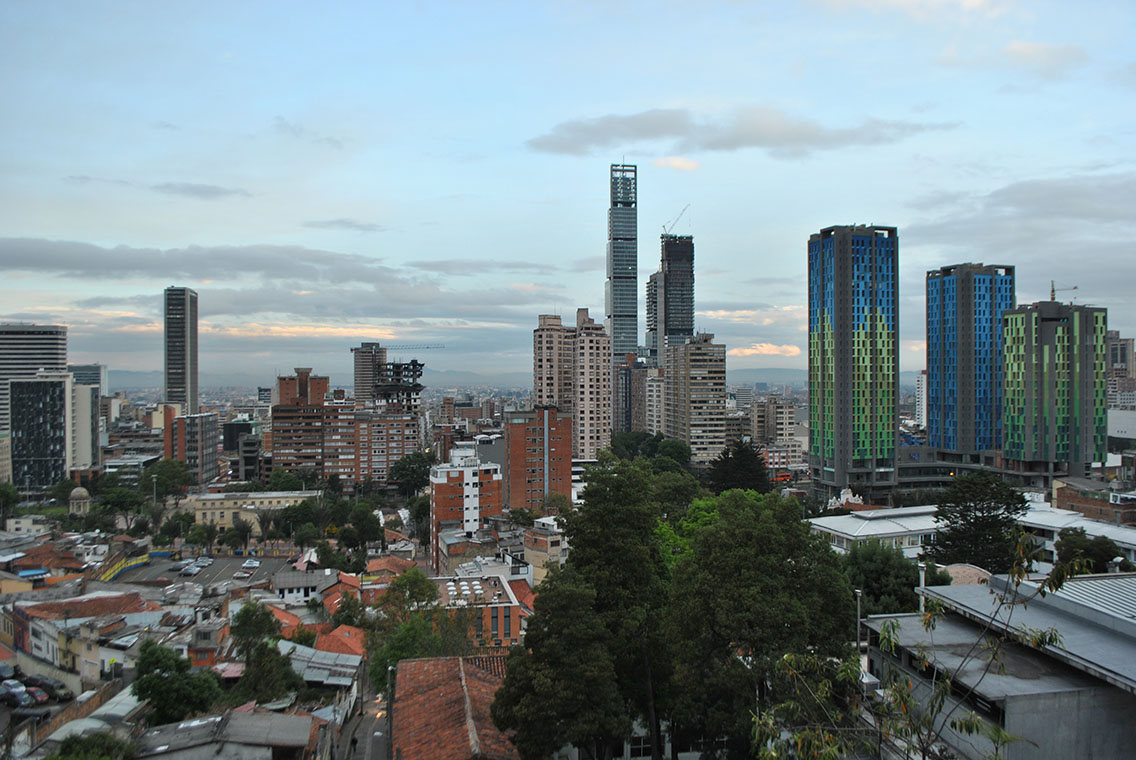
%> input picture 25.JPG, 1136 x 760 px
$ octave --eval "imageregistration;"   (GNU Octave 9; MATLAB toolbox functions it lacks are replaced by stand-ins)
%> lines starting %> are read from the running program, lines starting %| are printed output that depends on the picture

function imageregistration()

base=rgb2gray(imread('25.jpg'));
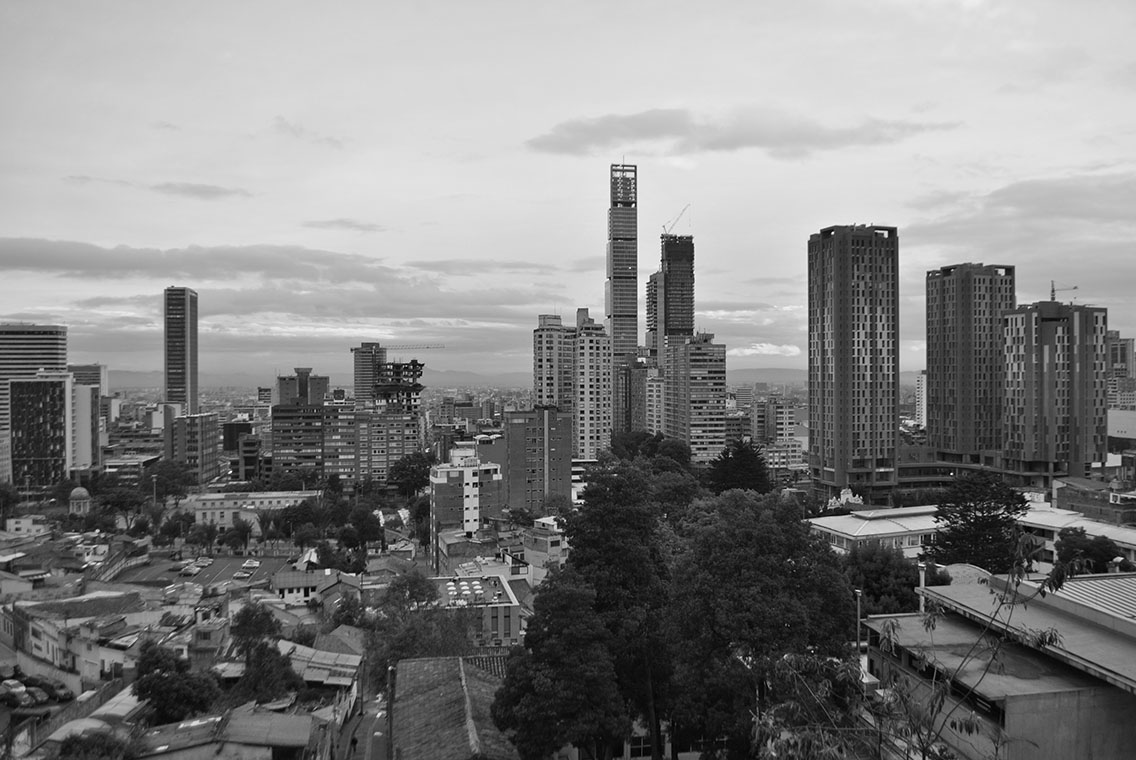
%> base: size 760x1136 uint8; min 0, max 255, mean 130.1
juana=dir([pwd,'\*.JPG']);
numarchivos = length(juana);

for n=1:numarchivos;

    text = sprintf('%d.jpg',n);
    image = rgb2gray(imread(text));
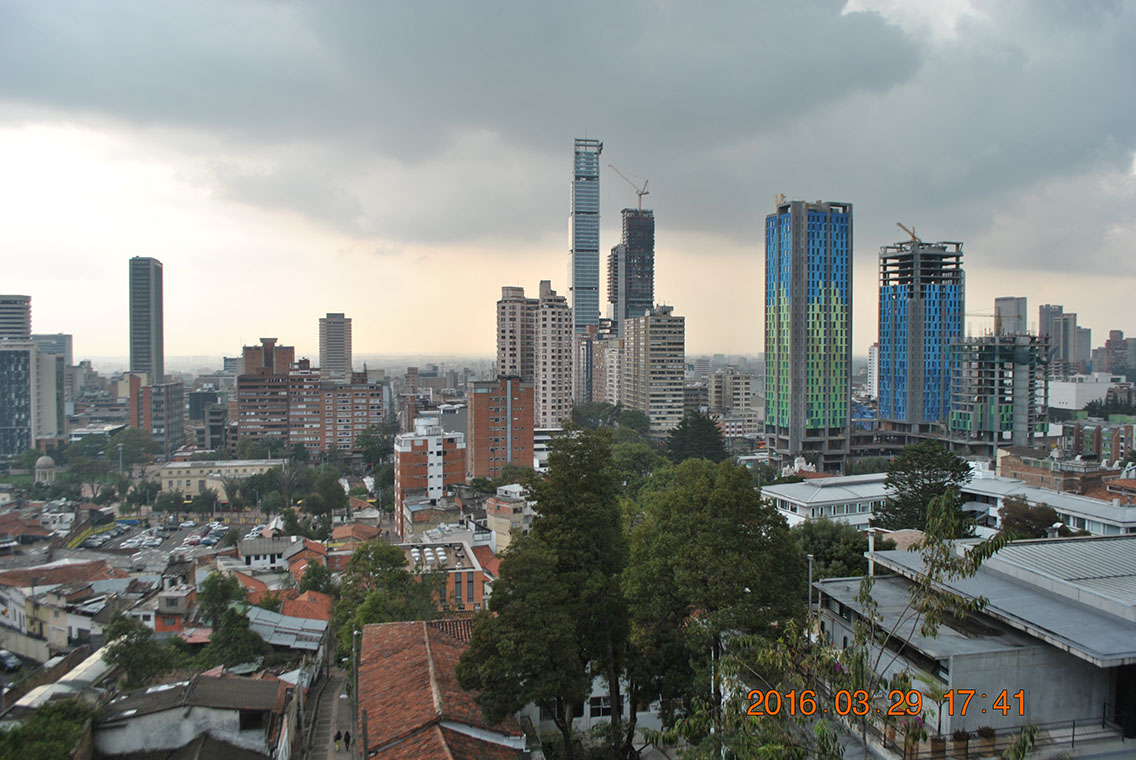
%> input picture 1.JPG, 1136 x 760 px
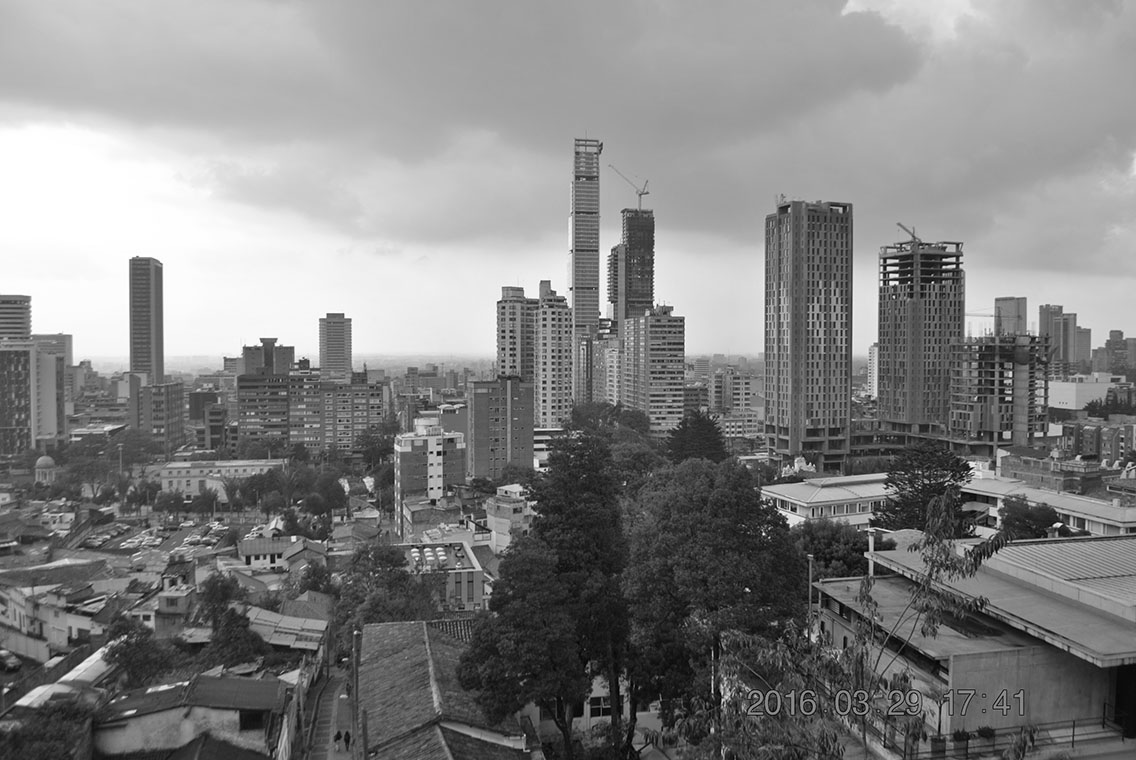
%> image: size 760x1136 uint8; min 0, max 255, mean 131.3
%> (the run ends here)
